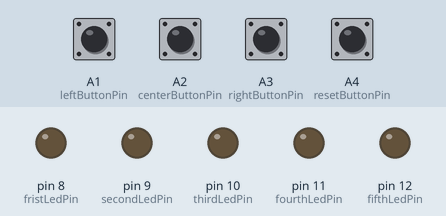
Simulated run of this sketch. Board: Arduino Uno, built with avr-gcc and run on an emulated ATmega328P. Shown: output pins drawn as LEDs (lit = HIGH). Inputs (shaded band) come from the test bench; at power-on: A1 (leftButtonPin), A2 (centerButtonPin), A3 (rightButtonPin), A4 (resetButtonPin) HIGH.

Above: at 1.2 s.
1.3 s: A1 (leftButtonPin) pulled LOW for 0.15 s
At 1.9 s:
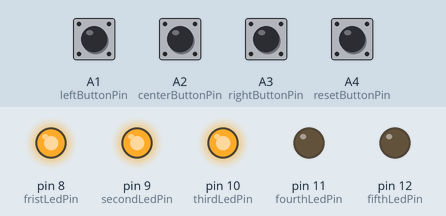
2.9 s: A2 (centerButtonPin) pulled LOW for 0.15 s
At 4.1 s:
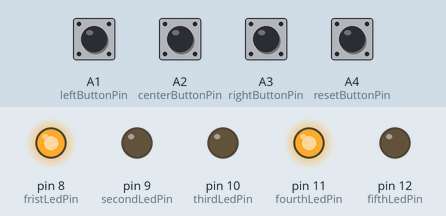
4.5 s: A3 (rightButtonPin) pulled LOW for 0.15 s
At 5.6 s:
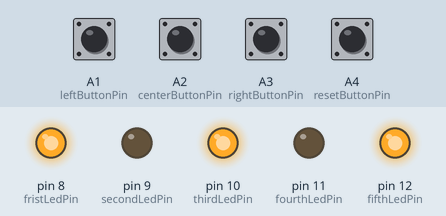
6.1 s: A1 (leftButtonPin) pulled LOW for 1 s
At 6.8 s:
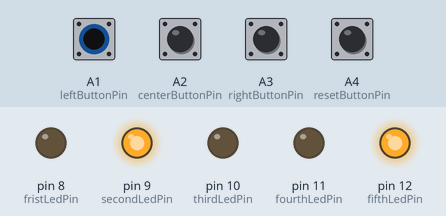
8.6 s: A2 (centerButtonPin) pulled LOW for 1 s
At 9.9 s:
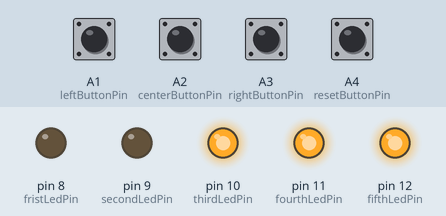
11.1 s: A1 (leftButtonPin) pulled LOW for 0.15 s
At 11.9 s:
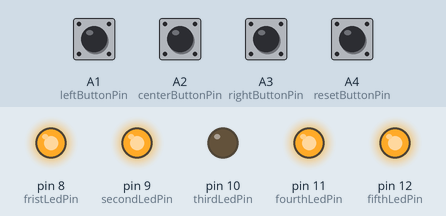
Timing chart, 0 to 13.7 s (numbered marks = the images above; inputs shaded):
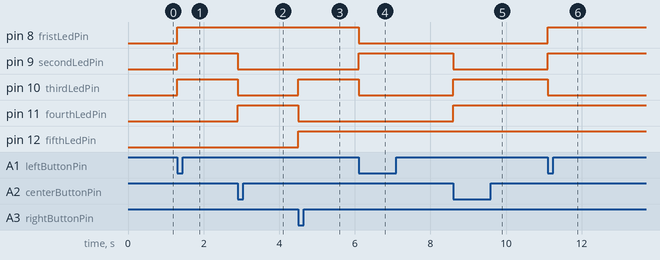

Measured:
- after the input at 1.3 s, pin 8 (fristLedPin), pin 9 (secondLedPin), pin 10 (thirdLedPin): LOW → HIGH at once
- after the input at 2.9 s, pin 9 (secondLedPin), pin 10 (thirdLedPin): HIGH → LOW at once; pin 11 (fourthLedPin): LOW → HIGH at once
- after the input at 4.5 s, pin 10 (thirdLedPin), pin 12 (fifthLedPin): LOW → HIGH at once; pin 11 (fourthLedPin): HIGH → LOW at once
- after the input at 6.1 s, pin 8 (fristLedPin), pin 10 (thirdLedPin): HIGH → LOW at once; pin 9 (secondLedPin): LOW → HIGH at once
- after the input at 8.6 s, pin 9 (secondLedPin): HIGH → LOW at once; pin 10 (thirdLedPin), pin 11 (fourthLedPin): LOW → HIGH at once
- after the input at 11.1 s, pin 8 (fristLedPin), pin 9 (secondLedPin): LOW → HIGH at once; pin 10 (thirdLedPin): HIGH → LOW at once

The sketch:

diodeGame.ino
```cpp
int fristLedPin = 8;
int secondLedPin = 9;
int thirdLedPin = 10;
int fourthLedPin = 11;
int fifthLedPin = 12;

bool isFirstDiodeOn = false;
bool isSecondDiodeOn = false;
bool isThirdDiodeOn = false;
bool isFourthDiodeOn = false;
bool isFifthDiodeOn = false;

int leftButtonPin = A1;
int centerButtonPin = A2;
int rightButtonPin = A3;
int resetButtonPin = A4;

int leftButtonStateOld = 1;
int centerButtonStateOld = 1;
int rightButtonStateOld = 1;
int resetButtonStateOld = 1;

int leftButtonStateNew;
int centerButtonStateNew;
int rightButtonStateNew;
int resetButtonStateNew;


int dt = 100;

void setup()
{
    pinMode(fristLedPin, OUTPUT);
    pinMode(secondLedPin, OUTPUT);
    pinMode(thirdLedPin, OUTPUT);
    pinMode(fourthLedPin, OUTPUT);
    pinMode(fifthLedPin, OUTPUT);

    pinMode(leftButtonPin, INPUT);
    pinMode(centerButtonPin, INPUT);
    pinMode(rightButtonPin, INPUT);
    pinMode(resetButtonPin, INPUT);
}
void loop()
{
    leftButtonStateNew = digitalRead(leftButtonPin);
    centerButtonStateNew = digitalRead(centerButtonPin);
    rightButtonStateNew = digitalRead(rightButtonPin);
    resetButtonStateNew = digitalRead(resetButtonPin);

    if (leftButtonStateNew == 0 && leftButtonStateOld ==1)
    {
        if (isFirstDiodeOn)
        {
            digitalWrite(fristLedPin, LOW);
            isFirstDiodeOn = false;
        }
        else
        {
            digitalWrite(fristLedPin, HIGH);
            isFirstDiodeOn = true;
        }

        if (isSecondDiodeOn)
        {
            digitalWrite(secondLedPin, LOW);
            isSecondDiodeOn = false;
        }
        else
        {
            digitalWrite(secondLedPin, HIGH);
            isSecondDiodeOn = true;
        }

        if (isThirdDiodeOn)
        {
            digitalWrite(thirdLedPin, LOW);
            isThirdDiodeOn = false;
        }
        else
        {
            digitalWrite(thirdLedPin, HIGH);
            isThirdDiodeOn = true;
        }
    }
    if (centerButtonStateNew == 0 && centerButtonStateOld ==1)
    {

        if (isSecondDiodeOn)
        {
            digitalWrite(secondLedPin, LOW);
            isSecondDiodeOn = false;
        }
        else
        {
            digitalWrite(secondLedPin, HIGH);
            isSecondDiodeOn = true;
        }

        if (isThirdDiodeOn)
        {
            digitalWrite(thirdLedPin, LOW);
            isThirdDiodeOn = false;
        }
        else
        {
            digitalWrite(thirdLedPin, HIGH);
            isThirdDiodeOn = true;
        }
        if (isFourthDiodeOn)
        {
            digitalWrite(fourthLedPin, LOW);
            isFourthDiodeOn = false;
        }
        else
        {
            digitalWrite(fourthLedPin, HIGH);
            isFourthDiodeOn = true;
        }
    }
    if (rightButtonStateNew == 0 && rightButtonStateOld ==1)
    {
        if (isThirdDiodeOn)
        {
            digitalWrite(thirdLedPin, LOW);
            isThirdDiodeOn = false;
        }
        else
        {
            digitalWrite(thirdLedPin, HIGH);
            isThirdDiodeOn = true;
        }
        if (isFourthDiodeOn)
        {
            digitalWrite(fourthLedPin, LOW);
            isFourthDiodeOn = false;
        }
        else
        {
            digitalWrite(fourthLedPin, HIGH);
            isFourthDiodeOn = true;
        }
        if (isFifthDiodeOn)
        {
            digitalWrite(fifthLedPin, LOW);
            isFifthDiodeOn = false;
        }
        else
        {
            digitalWrite(fifthLedPin, HIGH);
            isFifthDiodeOn = true;
        }
    }
    if(resetButtonStateNew == 0 && resetButtonStateOld==1 )
    {
        digitalWrite(fristLedPin, LOW);
        digitalWrite(secondLedPin, LOW);
        digitalWrite(thirdLedPin, LOW);
        digitalWrite(fourthLedPin, LOW);
        digitalWrite(fifthLedPin, LOW);

        isFirstDiodeOn = false;
        isSecondDiodeOn = false;
        isThirdDiodeOn = false;
        isFourthDiodeOn = false;
        isFifthDiodeOn = false;
    }
    leftButtonStateOld = leftButtonStateNew;
    centerButtonStateOld = centerButtonStateNew;
    rightButtonStateOld = rightButtonStateNew;
    resetButtonStateOld = resetButtonStateNew;
    delay(dt);

}
```
